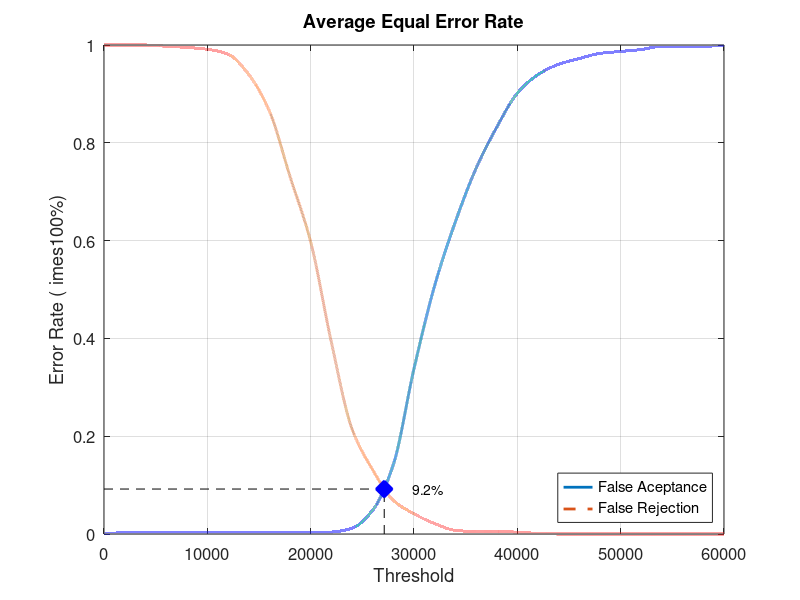
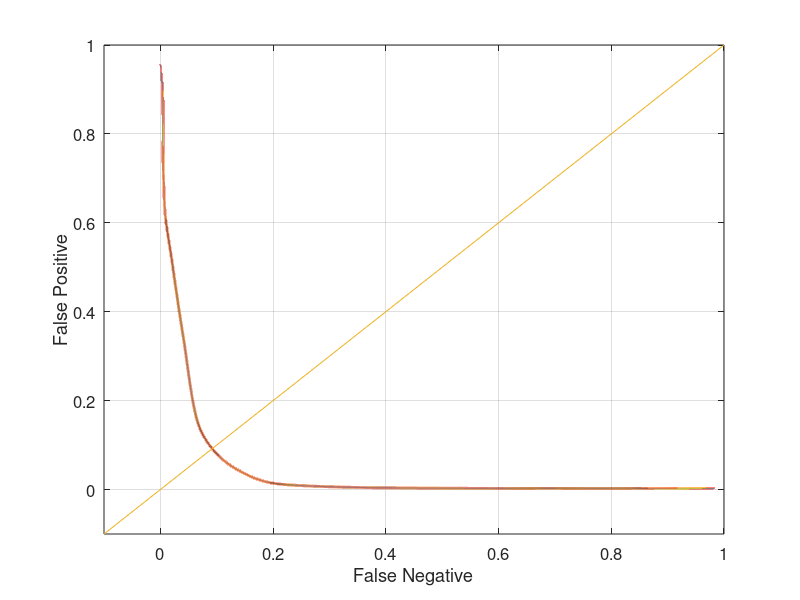

These figures' MATLAB source, in order:
close all;
clear;
clc;
x = 0:2000:60000;
xq = 0:0.5:60000;

y0 = [0 0.00263158 0.00263158 0.00263158 0.00263158 0.00263158 0.00263158 0.00263158 0.00263158 0.00263158 0.00263158 0.00394737 0.0118421 0.0486842 0.142105 0.338158 0.507895 0.638158 0.747368 0.831579 0.901316 0.939474 0.960526 0.972368 0.982895 0.986842 0.990789 0.997368 0.997368 0.997368 1]
yy0 = interp1(x, y0, xq, 'pchip');
y1 = [1 1 1 0.9975 0.995 0.99125 0.98125 0.94 0.865 0.73125 0.5975 0.3925 0.215 0.13125 0.06875 0.04125 0.02125 0.0075 0.005 0.005 0.00375 0.00125 0 0 0 0 0 0 0 0 0]
yy1 = interp1(x, y1, xq, 'pchip');

% Calculating EER: 
y2 = abs(y0 - y1);
find(y2 == min(y2))
yy2 = abs(yy0 - yy1);
xEER = find(yy2 == min(yy2));
xEERIndex = xq(xEER) % X-axis EER
yEER = yy0(xEER) % Y-axis EER

main = figure
plot(xq, yy0,'-','LineWidth', 2);	hold on
plot(xq, yy1,'--','LineWidth', 2);	hold on
plot([xEERIndex xEERIndex], [0 yEER], 'k--');	hold on
plot([0 xEERIndex], [yEER yEER], 'k--');	hold on
plot(xEERIndex, yEER, 'bx', 'LineWidth', 10);	hold on
text(xEERIndex + 10 * xEERIndex / 100, yEER, [num2str(round((10000 * yEER)) / 100) '%'])
legend('False Aceptance', 'False Rejection', 'Location', 'SouthEast')
xlabel('Threshold')
ylabel('Error Rate (	imes100%)')
title('Average Equal Error Rate')
set(gca, 'FontSize', 12)
axis([0 60000 0 1])
grid on

print(main, 'Experiment4AverageMain', '-dpng');
FNRxFPR = figure('Color', [1 1 1]);
plot(yy1, yy0, '-', yy1, yy0, 'LineWidth', 2);
hold on
y = -0.1:0.1:1
plot(y, y); 
set(gca, 'FontSize', 12)
xlabel('False Negative')
ylabel('False Positive')
axis([-0.1 1 -0.1 1])
set(gca, 'FontSize', 12)
grid on

print(FNRxFPR, 'Experiment4AverageFNRxFPR','-dpng');
